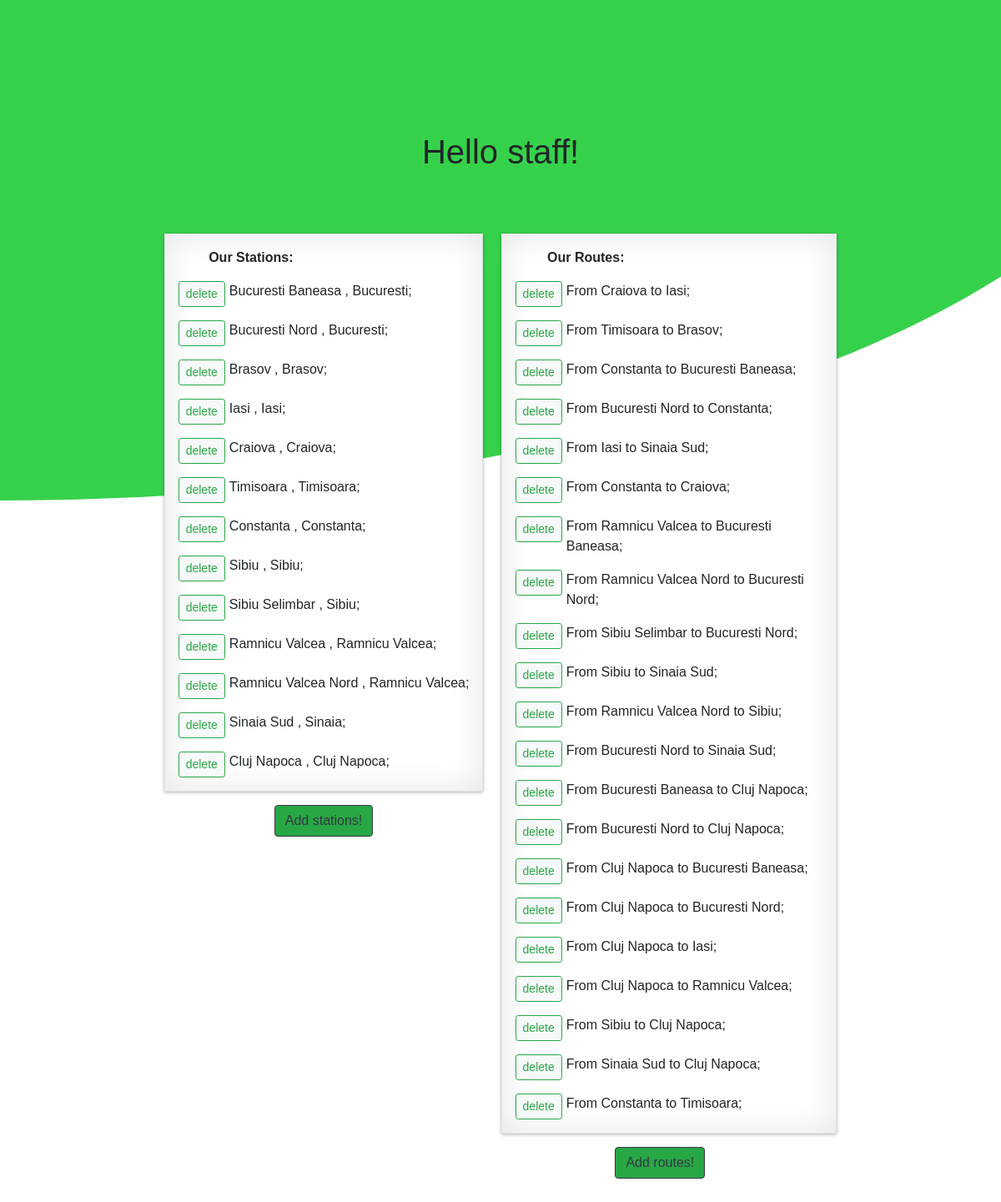
/staff_only/, run on the app's committed database.
### trains/models.py (models this page shows, shortened)
class station(models.Model):
    city = models.CharField(max_length=64)
    station = models.CharField(max_length=64)
    longitude = models.FloatField(default=1)
    latitude = models.FloatField(default=1)
    def __str__(self):
        return f"{self.station}"

class route(models.Model):
    origin = models.ForeignKey(station, on_delete=models.CASCADE, related_name="departures")
    destination = models.ForeignKey(station, on_delete=models.CASCADE, related_name="arrivals")
    duration = models.IntegerField()
    cost = models.IntegerField()

### staff_only/views.py (the view)
# urls.py: path('staff_only/',include("staff_only.urls")),
def staff_only(request):
    stations = station.objects.all()
    routes = route.objects.all()
    return render(request, "staff_only/template/staff_only.html",{
    "stations":stations,
    "routes":routes,
    })

### staff_only/template/staff_only.html (shortened to what this page needs)
{% extends 'basestaff.html' %}
{% block body %}
    <h1 class="d-flex p-2 justify-content-center" style="font-family: 'Comic Sans MS', cursive, sans-serif; position: relative; bottom: 850px;">Hello staff!</h1>
    <div class="d-flex p-2 justify-content-center " style="position: relative; bottom: 800px; font-family: 'Comic Sans MS', cursive, sans-serif;">
        <div>
            <div class="d-grid p-2 border" style="background-color: rgb(255, 255, 255); box-shadow: 0 1px 4px rgba(0, 0, 0, 0.3), 0 0 40px rgba(0, 0, 0, 0.1) inset;">
                <div style="font-weight: bold; margin-left: 10%;" class="p-2">Our Stations:</div>
                <form action="deletestation" method="post">
                    {% for x in stations %}
                    <div class="d-flex p-2">
                        <div class="d-grid justify-content-end" style="margin-right: 5px;"><button class="btn btn-light btn-outline-success btn-sm" value="{{x.id}}" name="station_id" action="deletestation">delete</button></div>
                        <div class="d-grid">{{x.station}} , {{x.city}};</div>
                    </div>
                    {% endfor %}
                </form>
            </div>
            <div class="d-flex p-3 justify-content-center">
                <a href="add_station"><button class="btn btn-success mb-2 btn-outline-dark">Add stations!</button></a>
            </div>
        </div>
        <div>
            <div class="d-grid justify-content-end p-2 border" style="background-color: rgb(255, 255, 255); box-shadow: 0 1px 4px rgba(0, 0, 0, 0.3), 0 0 40px rgba(0, 0, 0, 0.1) inset;margin-left: 5%;">
                <div style="font-weight: bold;  margin-left: 10%;" class="p-2">Our Routes:</div>
                <form action="deleteroute" method="post">
                    {% for x in routes %}
                    <div class="d-flex p-2">
                        <div style="margin-right: 5px;"><button class="btn btn-light btn-outline-success  btn-sm" value="{{x.id}}" name="route_id">delete</button></div>
                        <div>From {{x.origin}} to {{x.destination}};</div>
                    </div>
                    {% endfor %}
                </form>
            </div>
            <div class="d-flex p-3 justify-content-center">
                <a href="add_route"><button class="btn btn-success mb-2 btn-outline-dark">Add routes!</button></a>
            </div>
        </div>
    </div>
{% endblock %}

### templates/basestaff.html (shortened to what this page needs)
<!DOCTYPE html>
{% load static %}
<html>
<head>
  {% load bootstrap4 %}
  {% bootstrap_css %}
  <link rel="stylesheet" href="{% static 'style.css' %}">
</head>
<body>
  {% load bootstrap4 %}
  {% block body %}
  {% endblock %}
</body>
</html>

### data on the page
station: {{ x.id }} 2 (drawn), station "Bucuresti Baneasa", city "Bucuresti"
station: {{ x.id }} 3 (drawn), station "Bucuresti Nord", city "Bucuresti"
station: {{ x.id }} 4 (drawn), station "Brasov", city "Brasov"
station: {{ x.id }} 5 (drawn), station "Iasi", city "Iasi"
station: {{ x.id }} 6 (drawn), station "Craiova", city "Craiova"
station: {{ x.id }} 7 (drawn), station "Timisoara", city "Timisoara"
station: {{ x.id }} 8 (drawn), station "Constanta", city "Constanta"
station: {{ x.id }} 9 (drawn), station "Sibiu", city "Sibiu"
station: {{ x.id }} 10 (drawn), station "Sibiu Selimbar", city "Sibiu"
station: {{ x.id }} 11 (drawn), station "Ramnicu Valcea", city "Ramnicu Valcea"
station: {{ x.id }} 12 (drawn), station "Ramnicu Valcea Nord", city "Ramnicu Valcea"
station: {{ x.id }} 13 (drawn), station "Sinaia Sud", city "Sinaia"
station: {{ x.id }} 28 (drawn), station "Cluj Napoca", city "Cluj Napoca"
route: {{ x.id }} 2 (drawn), origin "Craiova", destination "Iasi"
route: {{ x.id }} 3 (drawn), origin "Timisoara", destination "Brasov"
route: {{ x.id }} 4 (drawn), origin "Constanta", destination "Bucuresti Baneasa"
route: {{ x.id }} 5 (drawn), origin "Bucuresti Nord", destination "Constanta"
route: {{ x.id }} 8 (drawn), origin "Iasi", destination "Sinaia Sud"
route: {{ x.id }} 9 (drawn), origin "Constanta", destination "Craiova"
route: {{ x.id }} 12 (drawn), origin "Ramnicu Valcea", destination "Bucuresti Baneasa"
route: {{ x.id }} 13 (drawn), origin "Ramnicu Valcea Nord", destination "Bucuresti Nord"
route: {{ x.id }} 14 (drawn), origin "Sibiu Selimbar", destination "Bucuresti Nord"
route: {{ x.id }} 32 (drawn), origin "Sibiu", destination "Sinaia Sud"
route: {{ x.id }} 33 (drawn), origin "Ramnicu Valcea Nord", destination "Sibiu"
route: {{ x.id }} 34 (drawn), origin "Bucuresti Nord", destination "Sinaia Sud"
route: {{ x.id }} 40 (drawn), origin "Bucuresti Baneasa", destination "Cluj Napoca"
route: {{ x.id }} 41 (drawn), origin "Bucuresti Nord", destination "Cluj Napoca"
route: {{ x.id }} 42 (drawn), origin "Cluj Napoca", destination "Bucuresti Baneasa"
route: {{ x.id }} 43 (drawn), origin "Cluj Napoca", destination "Bucuresti Nord"
route: {{ x.id }} 44 (drawn), origin "Cluj Napoca", destination "Iasi"
route: {{ x.id }} 45 (drawn), origin "Cluj Napoca", destination "Ramnicu Valcea"
route: {{ x.id }} 46 (drawn), origin "Sibiu", destination "Cluj Napoca"
route: {{ x.id }} 48 (drawn), origin "Sinaia Sud", destination "Cluj Napoca"
route: {{ x.id }} 49 (drawn), origin "Constanta", destination "Timisoara"
